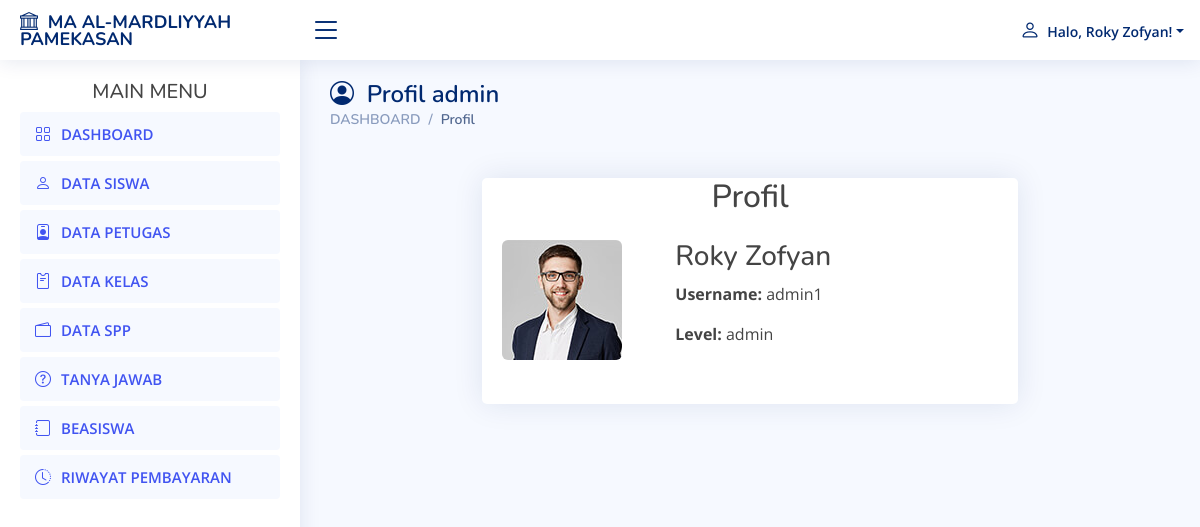
Screenshot of /admin/profil.php (signed in) with the database file from the repository.
### tables this page shows
CREATE TABLE `petugas` (
  `id_petugas` int(11) NOT NULL,
  `username` varchar(25) NOT NULL,
  `password` varchar(32) NOT NULL,
  `nama_petugas` varchar(35) NOT NULL,
  `level` enum('admin','petugas') NOT NULL,
  `foto` varchar(255) NOT NULL
);

### admin/profil.php (the view, shortened to what this page needs)
<?php
require "../db.php";
$admin_id = $_SESSION["admin"];
$result = mysqli_query($kon, "SELECT * FROM petugas WHERE id_petugas = '$admin_id'");
$admin = mysqli_fetch_assoc($result);
?>
<!DOCTYPE html>
<html lang="en">
<head>
    <link href="../assets/vendor/bootstrap/css/bootstrap.min.css" rel="stylesheet">
    <link href="../assets/vendor/bootstrap-icons/bootstrap-icons.css" rel="stylesheet">
    <link href="../assets/vendor/boxicons/css/boxicons.min.css" rel="stylesheet">
    <link href="../assets/vendor/quill/quill.snow.css" rel="stylesheet">
    <link href="../assets/vendor/quill/quill.bubble.css" rel="stylesheet">
    <link href="../assets/vendor/remixicon/remixicon.css" rel="stylesheet">
    <link href="../assets/vendor/simple-datatables/style.css" rel="stylesheet">
    <link href="../assets/css/style.css" rel="stylesheet">
</head>
<body>
    <?php require "atas.php"; ?>
    <?php require "menu.php"; ?>
    <main id="main" class="main">
        <div class="pagetitle">
            <h1><i class="bi bi-person-circle"></i>&nbsp; Profil admin</h1>
            <nav>
                <ol class="breadcrumb">
                    <li class="breadcrumb-item"><a href="index.php">DASHBOARD</a></li>
                    <li class="breadcrumb-item active">Profil</li>
                </ol>
            </nav>
        </div>
        <div class="container mt-5">
            <div class="row">
                <div class="col-md-8 offset-md-2">
                    <div class="card">
                        <div class="card-body">
                            <h2 class="text-center mb-4">Profil</h2>
                            <div class="row">
                                <div class="col-md-4">
                                    <img src="../uploads/<?php echo htmlspecialchars($admin['foto']); ?>" alt="Profile Image" class="img-fluid rounded mb-4" />
                                </div>
                                <div class="col-md-8">
                                    <h3><?php echo htmlspecialchars($admin['nama_petugas']); ?></h3>
                                    <p><strong>Username:</strong> <?php echo htmlspecialchars($admin['username']); ?></p>
                                    <p><strong>Level:</strong> <?php echo htmlspecialchars($admin['level']); ?></p>
                                </div>
                            </div>
                        </div>
                    </div>
                </div>
            </div>
        </div>
    </main>
</body>
</html>

### admin/atas.php (shortened to what this page needs)
<header id="header" class="header fixed-top d-flex align-items-center">
    <div class="d-flex align-items-center justify-content-between">
      <a href="index.php" class="logo d-flex align-items-center">
        <span class="d-none d-lg-block" style="font-size: 18px;"><i class="bi bi-bank"></i>&nbsp; MA AL-MARDLIYYAH PAMEKASAN</span>
      </a>
      <i class="bi bi-list toggle-sidebar-btn"></i>
    </div>
    <nav class="header-nav ms-auto">
      <ul class="d-flex align-items-center">
        <li class="nav-item dropdown pe-3">
          <a class="nav-link nav-profile d-flex align-items-center pe-0" href="#" data-bs-toggle="dropdown">
          <?php
            require "../db.php";
            $nisn = $_SESSION["admin"];
            $query = "SELECT nama_petugas FROM petugas WHERE id_petugas = ?";
            $stmt = mysqli_prepare($kon, $query);
            mysqli_stmt_bind_param($stmt, "s", $nisn);
            mysqli_stmt_execute($stmt);
            $result = mysqli_stmt_get_result($stmt);
            $row = mysqli_fetch_assoc($result);
            if ($row) {
                $nama_petugas = $row['nama_petugas'];
            } else {
                $nama_petugas = 'Petugas Tidak Ditemukan';
            }
            ?>            <span class="d-none d-md-block dropdown-toggle ps-2"><i style="font-size: 20px" class="bi bi-person"></i>&nbsp; Halo, <?= htmlspecialchars($nama_petugas) ?>!</span>
          </a>
        </li>
      </ul>
    </nav>
  </header>

### assets/css/style.css (style rules this page uses)
:root { scroll-behavior: smooth; }
body { font-family: "Open Sans", sans-serif; background: #f6f9ff; color: #444444; }
a { color: #4154f1; text-decoration: none; }
h1, h2, h3, h4, h5, h6 { font-family: "Nunito", sans-serif; }
#main { margin-top: 60px; padding: 20px 30px; transition: all 0.3s; }
.pagetitle { margin-bottom: 10px; }
.pagetitle h1 { font-size: 24px; margin-bottom: 0; font-weight: 600; color: #012970; }
.card { margin-bottom: 30px; border: none; border-radius: 5px; box-shadow: 0px 0 30px rgba(1, 41, 112, 0.1); }
.card-body { padding: 0 20px 20px 20px; }
.breadcrumb { font-size: 14px; font-family: "Nunito", sans-serif; color: #899bbd; font-weight: 600; }
.breadcrumb a { color: #899bbd; transition: 0.3s; }
.breadcrumb .breadcrumb-item::before { color: #899bbd; }
.breadcrumb .active { color: #51678f; font-weight: 600; }
.logo { line-height: 1; }
@media (min-width: 1200px) { .logo { width: 280px; } }
.logo span { font-size: 26px; font-weight: 700; color: #012970; font-family: "Nunito", sans-serif; }
.header { transition: all 0.5s; z-index: 997; height: 60px; box-shadow: 0px 2px 20px rgba(1, 41, 112, 0.1); background-color: #fff; padding-left: 20px; }
.header .toggle-sidebar-btn { font-size: 32px; padding-left: 10px; cursor: pointer; color: #012970; }
.header-nav ul { list-style: none; }
.header-nav>ul { margin: 0; padding: 0; }
.header-nav .nav-profile { color: #012970; }
.header-nav .nav-profile span { font-size: 14px; font-weight: 600; }
@media (min-width: 1200px) { #main, #footer { margin-left: 300px; } }

### rows the page displays
petugas: nama_petugas "Roky Zofyan", foto (picture), username "admin1", level "admin"
